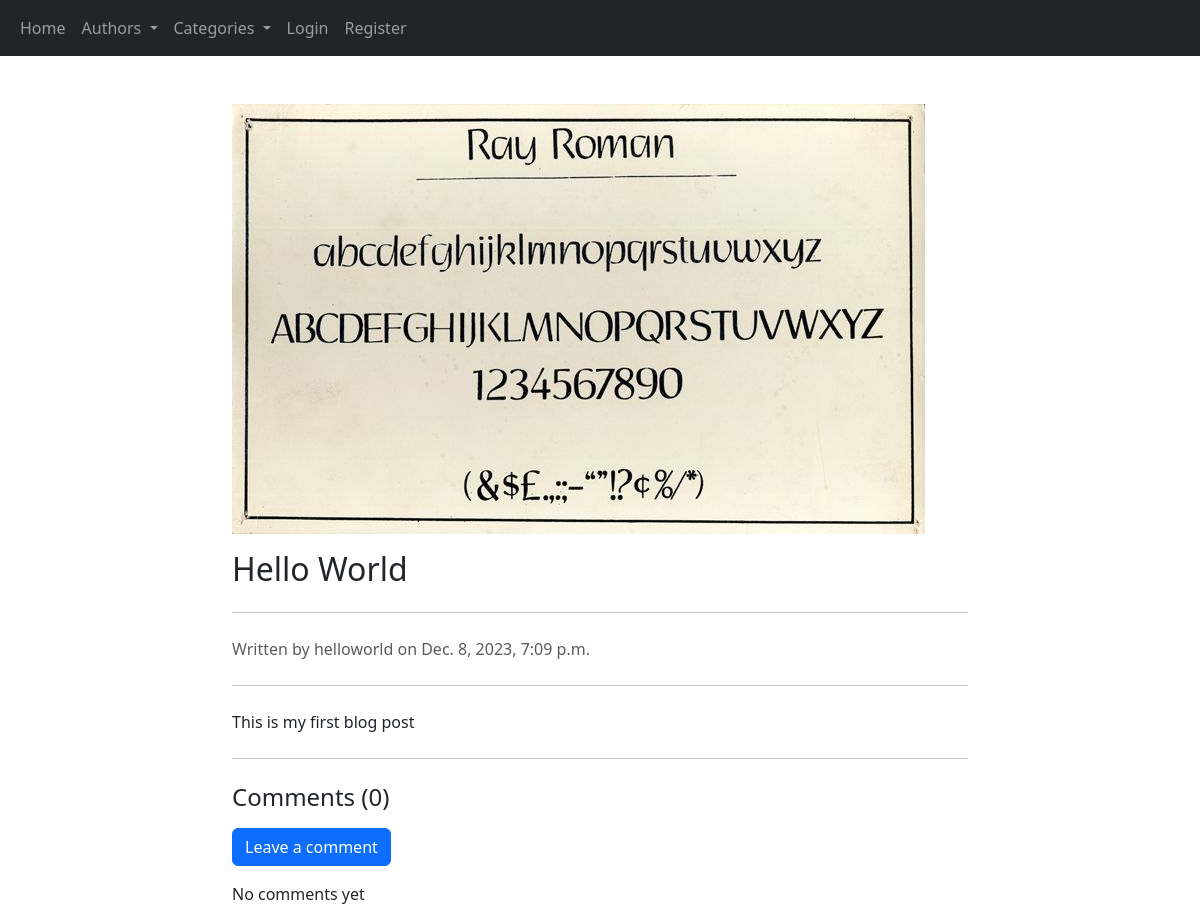
/blog/posts/hello-world, run on the app's committed database.
### blog/models.py (models this page shows, shortened)
class Post(models.Model):
    STATUS_CHOICES = (
        ('draft', 'Draft'),
        ('published', 'Published'),
    )
    title = models.CharField(max_length=255)
    slug = models.SlugField(max_length=255, unique=True)
    content = models.TextField()
    seo_title = models.CharField(max_length=255, blank=True, null=True)
    seo_description = models.TextField(blank=True, null=True)
    author = models.ForeignKey(User, on_delete=models.CASCADE, related_name='blog_posts', default=None)
    published_date = models.DateTimeField(default=timezone.now)
    created_date = models.DateTimeField(auto_now_add=True)
    updated_date = models.DateTimeField(auto_now=True)
    status = models.CharField(max_length=10, choices=STATUS_CHOICES, default='draft')
    category = models.ForeignKey('Category', on_delete=models.CASCADE, related_name='category', blank=True, null=True)
    image = models.ImageField(upload_to='images/', blank=True, null=True)
    class Meta:
        ordering = ('title',)
        verbose_name = 'post'
        verbose_name_plural = 'posts'
        get_latest_by = 'published_date'

### blog/views.py (the view)
# urls.py: path('posts/<str:slug>', post_detail, name='post_detail'),
def post_detail(request, slug):
    post = get_object_or_404(Post, slug=slug)
    comments = Comment.objects.filter(post=post).filter(approved=True)
    context = {'post': post, 'comments': comments}
    if post.status == 'published':
        template = 'blog/post/post_detail.html'
        return render(request, template, context)
    else:
        template = 'blog/post/post_preview.html'
        return render(request, template, context)

### blog/context_processors.py (called while the page is built)
def user_context(request):
    author = User.objects.all()
    user = request.user
    return {'authors': author, 'user': user}

def categories_context(request):
    categories = Category.objects.all()
    return {'categories': categories}

### blog/models.py (called while the page is built)
    def get_absolute_url(self):
        return reverse('blog:category_filter', kwargs={'category_slug': self.slug})

### templates/blog/post/post_detail.html (shortened to what this page needs)
{% extends 'blog/base.html' %}
{% block content %}
    <div class="container mt-5">
        <div class="row justify-content-center">
            <div class="col-md-8">
                {% if post.image %}
                    <img src="{{ post.image.url|safe }}" alt="{{ post.title }}" class="img-fluid mb-3"
                         style="max-width: 100%; height: auto;">
                {% endif %}
                <article>
                    <h2 class="mb-4">{{ post.title }}</h2>
                    <hr class="my-4">
                    <p class="text-muted">
                        Written by {{ post.author.username }} on {{ post.published_date }}
                    </p>
                    <hr class="my-4">
                    <div>
                        {{ post.content|linebreaks }}
                    </div>
                </article>
                <hr class="my-4">
                <h4 class="mb-3">Comments ({{ comments.count }})</h4>
                <a href="{% url 'blog:add_comment' slug=post.slug %}" class="btn btn-primary mb-3">Leave a comment</a>
                <div class="comments-section">
                    {% if comments %}
                        {% for comment in comments %}
                            <div class="card my-3">
                                <div class="card-header">
                                    <small class="text-muted">{{ comment.user }} commented on
                                        {{ comment.created_date }}</small>
                                </div>
                                <div class="card-body">
                                    {{ comment.body|linebreaks }}
                                </div>
                            </div>
                        {% endfor %}
                    {% else %}
                        <p>No comments yet</p>
                    {% endif %}
                </div>
            </div>
        </div>
    </div>
{% endblock %}

### data on the page
Post: image (picture), title "Hello World", author.username "helloworld", published_date "Dec. 8, 2023, 7:09 p.m.", content "This is my first blog post"

### other printed values
{{ comments.count }} "0"
